Frame 1 (no input): blank canvas, image omitted
Frame 60 (the mouse pressed at the canvas centre just before this capture): blank canvas, image omitted
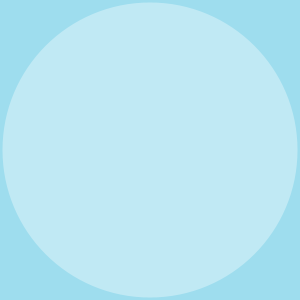
Frame 120 (the mouse held since frame 60 and released just before this capture)

The Processing sketch whose frames 1 and 60 were blank and that drew this single picture after the mouse press (run headless with seeded random() and noise(); from frame 60 on, the mouse is pressed at the canvas centre):

// Processing sketch: processing_44117
// ── processing_44117.pde

int g = 0;

void setup () {
  size (300, 300);
  background (255);
}

void draw () {
  fill (158, 221, 238);
  noStroke();
  rect (0, 0, width, height);
 
  
   if (mousePressed) {
     fill (255, 90);
     ellipse (mouseX, mouseY,g ,g);
     g=g + 5;
     
   }
   else {
     g=0;
   }
}
